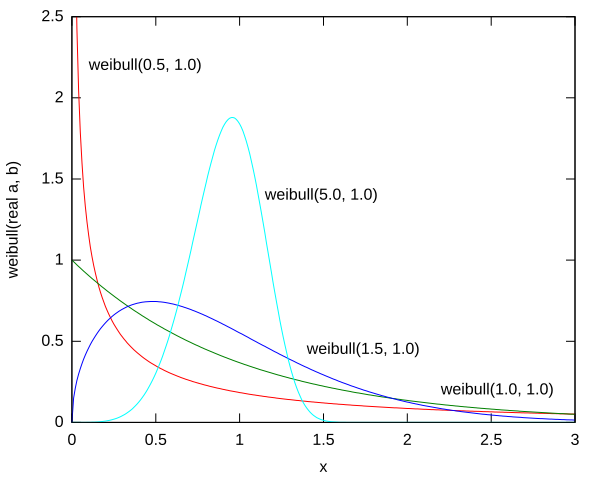

gnuplot code for this plot:
################################################################################
# Copyright (c) 2010, 2021 Contributors to the Eclipse Foundation
#
# See the NOTICE file(s) distributed with this work for additional
# information regarding copyright ownership.
#
# This program and the accompanying materials are made available under the terms
# of the MIT License which is available at https://opensource.org/licenses/MIT
#
# SPDX-License-Identifier: MIT
################################################################################

set terminal svg
#set grid back
#set xrange [0:10]
set yrange [0:2.5]
set xlabel "x"
set ylabel "weibull(real a, b)"
#set samples 2000
set output "weibull.svg"
set nokey
set label "weibull(0.5, 1.0)" at 0.1, 2.2
set label "weibull(1.0, 1.0)" at 2.2, 0.2
set label "weibull(1.5, 1.0)" at 1.4, 0.45
set label "weibull(5.0, 1.0)" at 1.15, 1.4
set style data lines
plot "weibull_0.5_1.0.dat" using 1:2 linetype 1, \
     "weibull_1.0_1.0.dat" using 1:2 linetype 2, \
     "weibull_1.5_1.0.dat" using 1:2 linetype 3, \
     "weibull_5.0_1.0.dat" using 1:2 linetype 4

